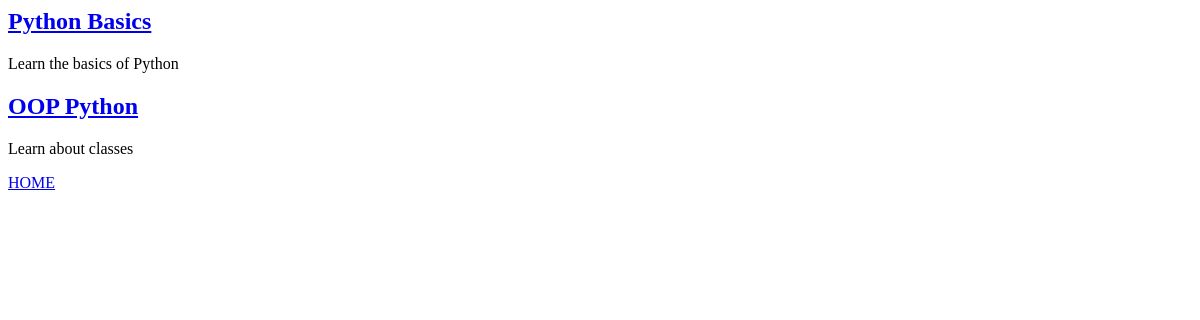
Page /courses/ on the earlier database version.
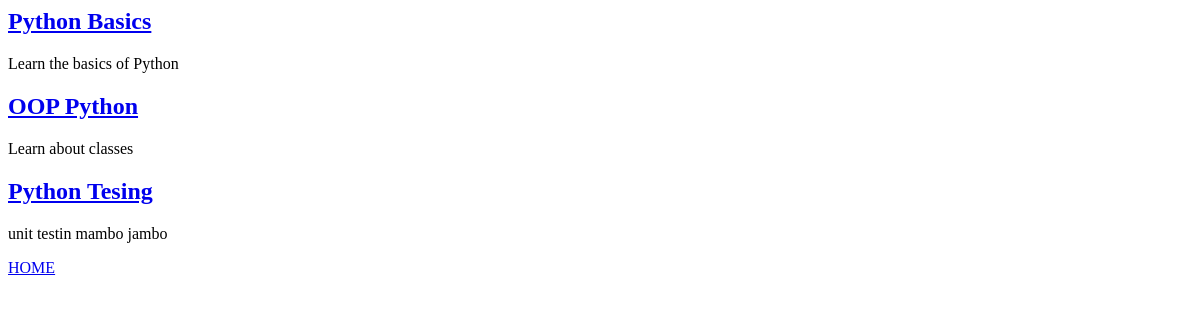
Same page on the later database version.
### courses/models.py (models this page shows, shortened)
class Course(models.Model):
    created_at = models.DateTimeField(auto_now_add=True)
    title = models.CharField(max_length=255)
    description = models.TextField()

### courses/views.py (the view)
def course_list(request):
    courses = Course.objects.all()
    return render(request, 'courses/course_list.html', {'courses': courses})

### courses/templates/courses/course_list.html
{% for course in courses %}
    <h2>
        <a href="{{ course.id }}">{{ course.title }}</a>
    </h2>
    <p>{{ course.description }}</p>
{% endfor %}
<a href="/">HOME</a>

Differences in the rows shown:
added Course: title "Python Tesing", description "unit testin mambo jambo"
